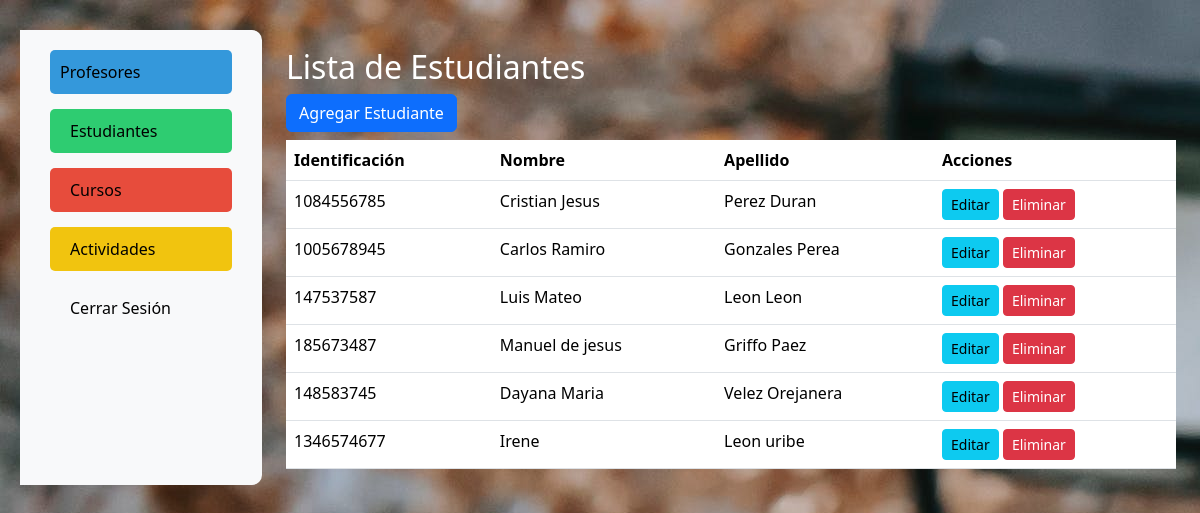
The page /estudiantes/ on the database its author committed.
### cursos/models.py (models this page shows)
class Estudiante(models.Model):
    identificacion = models.CharField(primary_key=True, max_length=20)
    nombre = models.CharField(max_length=100)
    apellido = models.CharField(max_length=100)

### cursos/views.py (the view)
# urls.py: path('estudiantes/', views.lista_estudiantes, name='lista_estudiantes'),
def lista_estudiantes(request):
    estudiantes = Estudiante.objects.all()
    return render(request, 'cursos/lista_estudiantes.html', {'estudiantes': estudiantes})

### cursos/templates/cursos/lista_estudiantes.html
{% extends 'plantilla.html' %}
{% load static %}
{% block content %}
<div class="container mt-4">
    <h2 style="color: white;">Lista de Estudiantes</h2>
    <a href="{% url 'agregar_estudiante' %}" class="btn btn-primary mb-2">Agregar Estudiante</a>
    <br>
    <table class="table">
        <thead>
            <tr>
                <th>Identificación</th>
                <th>Nombre</th>
                <th>Apellido</th>
                <th>Acciones</th>
            </tr>
        </thead>
        <tbody>
            {% for estudiante in estudiantes %}
            <tr>
                <td>{{ estudiante.identificacion }}</td>
                <td>{{ estudiante.nombre }}</td>
                <td>{{ estudiante.apellido }}</td>
                <td>
                    <a href="{% url 'editar_estudiante' estudiante_id=estudiante.identificacion %}" class="btn btn-sm btn-info">Editar</a>
                    <a href="{% url 'eliminar_estudiante' estudiante_id=estudiante.identificacion %}" class="btn btn-sm btn-danger">Eliminar</a>
                </td>
            </tr>
            {% endfor %}
        </tbody>
    </table>
</div>
{% endblock %}

### cursos/templates/cursos/plantilla.html (shortened to what this page needs)
<!DOCTYPE html>
<html lang="es">
{% load static %}
<head>
    <link href="https://cdn.jsdelivr.net/npm/bootstrap@5.3.2/dist/css/bootstrap.min.css" rel="stylesheet">
    <link href="{% static 'estilos.css' %}" rel="stylesheet">
</head>
<body class="d-flex">
    <nav id="sidebar" class="bg-light sidebar">
        <div class="position-sticky">
            <ul class="nav flex-column">
                <li class="nav-item">
                    <a class="nav-link active" aria-current="page" href="{% url 'lista_profesores' %}"
                        <i class="fas fa-chalkboard-teacher"></i> Profesores
                    </a>
                </li>
                <li class="nav-item">
                    <a class="nav-link" href="{% url 'lista_estudiantes' %}">
                         Estudiantes
                    </a>
                </li>
                <li class="nav-item">
                    <a class="nav-link" href="{% url 'lista_cursos' %}">
                         Cursos
                    </a>
                </li>
                <li class="nav-item">
                    <a class="nav-link" href="{% url 'lista_lecciones' %}">
                         Actividades
                    </a>
                </li>
                <li class="nav-item">
                    <a class="nav-link" href="{% url 'logout' %}">
                         Cerrar Sesión
                    </a>
                </li>
            </ul>
        </div>
    </nav>
    <main class="container mt-4 flex-grow-1">
        {% block content %}
        {% endblock %}
    </main>
</body>
</html>

### cursos/static/estilos.css (style rules this page uses)
#sidebar { width: 30%; background-color: #3475b9; color: rgb(76, 78, 190) 56); }
#sidebar a { color: #000000; }
.nav-item { margin-bottom: 5px; }
.nav-link { display: block; padding: 10px; color: #ffffff; border-radius: 5px; transition: all 0.3s ease; }
.nav-item:nth-child(1) .nav-link { background-color: #3498db; }
.nav-item:nth-child(2) .nav-link { background-color: #2ecc71; }
.nav-item:nth-child(3) .nav-link { background-color: #e74c3c; }
.nav-item:nth-child(4) .nav-link { background-color: #f1c40f; }
.nav-item { margin-bottom: 10px; }
.nav-link { display: block; padding: 15px 10px; color: #ffffff; border-radius: 5px; transition: all 0.3s ease; margin-bottom: 5px; }
#sidebar { margin-top: 30px; }
#sidebar { width: 250px; background-color: #34495e; color: #ffffff; margin-left: 20px; padding-top: 20px; }
#sidebar { width: 300px; background-color: #34495e; color: #ffffff; margin-left: 20px; padding-top: 20px; }
#sidebar { width: 300px; background-color: #2c3e50; color: #ffffff; margin-left: 20px; padding-top: 20px; }
body { background-color: #2052bd; }
#sidebar { width: 300px; background-color: #2c3e50; color: #ffffff; margin-left: 20px; padding-top: 20px; padding-left: 20px; padding-right: 20px; border-radius: 0 10px 10px 0; }
.nav-link { display: block; padding: 15px 10px; color: #ffffff; border-radius: 5px; transition: all 0.3s ease; margin-bottom: 5px; margin-right: 10px; margin-left:10px; }
body { background-image: url('img/fondo.jpg'); }
.nav-link { display: flex; align-items: center; padding: 10px; color: #ffffff; text-decoration: none; transition: background-color 0.3s ease; }

### rows shown on the page
Estudiante: identificacion "1084556785", nombre "Cristian Jesus", apellido "Perez Duran"
Estudiante: identificacion "1005678945", nombre "Carlos Ramiro", apellido "Gonzales Perea"
Estudiante: identificacion "147537587", nombre "Luis Mateo", apellido "Leon Leon"
Estudiante: identificacion "185673487", nombre "Manuel de jesus", apellido "Griffo Paez"
Estudiante: identificacion "148583745", nombre "Dayana Maria", apellido "Velez Orejanera"
Estudiante: identificacion "1346574677", nombre "Irene", apellido "Leon uribe"
